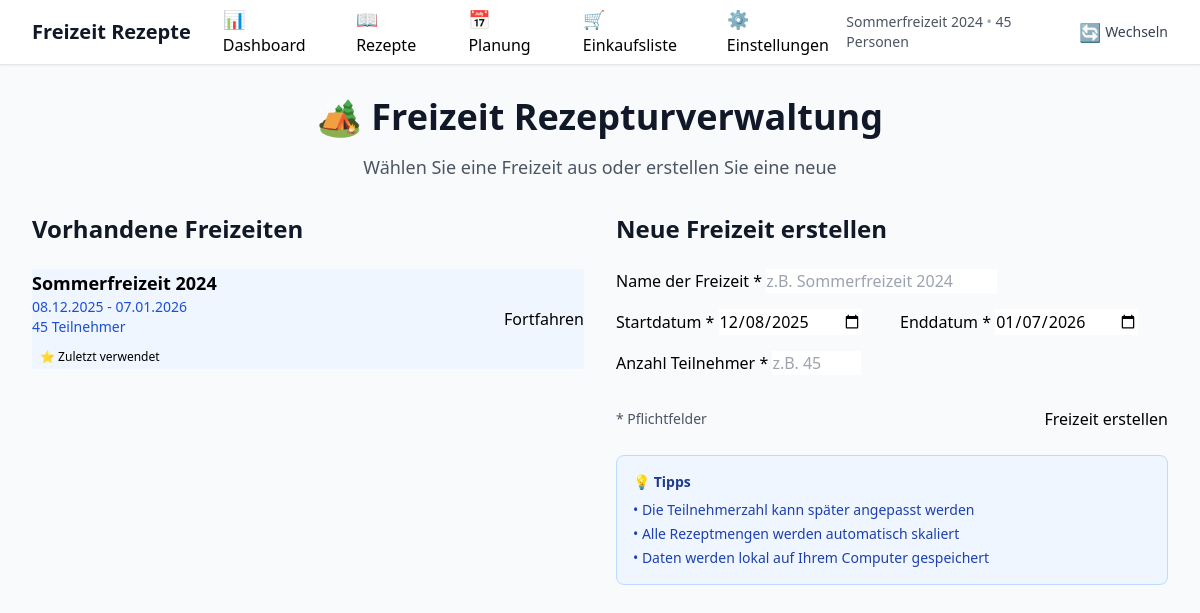
Screenshot of /select-camp with the database file from the repository.
### app/models.py (models this page shows)
class Camp(Base):
    __tablename__ = 'camps'
    id = Column(Integer, primary_key=True, index=True)
    name = Column(String(255), nullable=False)
    start_date = Column(DateTime, nullable=False)
    end_date = Column(DateTime, nullable=False)
    participant_count = Column(Integer, nullable=False)
    created_at = Column(DateTime, default=datetime.utcnow)
    updated_at = Column(DateTime, default=datetime.utcnow, onupdate=datetime.utcnow)
    last_accessed = Column(DateTime, default=datetime.utcnow)
    meal_plans = relationship("MealPlan", back_populates="camp", cascade="all, delete-orphan")

### app/main.py (the view)
@app.get("/select-camp", response_class=HTMLResponse)
async def select_camp(context = Depends(get_template_context)):
    camps = crud.get_camps(context["db"])
    last_selected_id = crud.get_setting_value(context["db"], "last_selected_camp_id")
    last_selected_camp = None
    if last_selected_id:
        try:
            last_selected_camp = crud.get_camp(context["db"], int(last_selected_id))
        except (ValueError, TypeError):
            pass
    return templates.TemplateResponse("camp_select.html", {
        **context,
        "camps": camps,
        "last_selected_camp": last_selected_camp
    })

### app/templates/camp_select.html (shortened to what this page needs)
{% extends "base.html" %}
{% block content %}
<div class="max-w-6xl mx-auto">
    <div class="text-center mb-8">
        <h1 class="text-4xl font-bold text-gray-900 mb-4">🏕️ Freizeit Rezepturverwaltung</h1>
        <p class="text-lg text-gray-600">Wählen Sie eine Freizeit aus oder erstellen Sie eine neue</p>
    </div>
    <div class="grid grid-cols-1 lg:grid-cols-2 gap-8">
        <div class="space-y-6">
            <h2 class="text-2xl font-semibold text-gray-900">Vorhandene Freizeiten</h2>
            {% if last_selected_camp %}
            <div class="card border-primary-200 bg-primary-50">
                <div class="flex items-center justify-between">
                    <div>
                        <h3 class="text-lg font-semibold text-primary-900">{{ last_selected_camp.name }}</h3>
                        <p class="text-sm text-primary-700">
                            {{ last_selected_camp.start_date.strftime('%d.%m.%Y') }} - {{ last_selected_camp.end_date.strftime('%d.%m.%Y') }}
                        </p>
                        <p class="text-sm text-primary-700">{{ last_selected_camp.participant_count }} Teilnehmer</p>
                        <span class="inline-flex items-center px-2 py-1 rounded-full text-xs font-medium bg-primary-100 text-primary-800 mt-2">
                            ⭐ Zuletzt verwendet
                        </span>
                    </div>
                    <div class="flex flex-col space-y-2">
                        <form method="post" action="/api/camps/{{ last_selected_camp.id }}/select">
                            <button type="submit" class="btn btn-primary">
                                Fortfahren
                            </button>
                        </form>
                    </div>
                </div>
            </div>
            {% endif %}
        </div>
        <div class="space-y-6">
            <h2 class="text-2xl font-semibold text-gray-900">Neue Freizeit erstellen</h2>
            <div class="card">
                <form
                    action="/api/camps"
                    method="post"
                    class="space-y-4"
                >
                    <div class="form-group">
                        <label for="name" class="form-label">Name der Freizeit *</label>
                        <input
                            type="text"
                            id="name"
                            name="name"
                            required
                            class="form-input"
                            placeholder="z.B. Sommerfreizeit 2024"
                        >
                    </div>
                    <div class="grid grid-cols-1 md:grid-cols-2 gap-4">
                        <div class="form-group">
                            <label for="start_date" class="form-label">Startdatum *</label>
                            <input
                                type="date"
                                id="start_date"
                                name="start_date"
                                required
                                class="form-input"
                            >
                        </div>
                        <div class="form-group">
                            <label for="end_date" class="form-label">Enddatum *</label>
                            <input
                                type="date"
                                id="end_date"
                                name="end_date"
                                required
                                class="form-input"
                            >
                        </div>
                    </div>
                    <div class="form-group">
                        <label for="participant_count" class="form-label">Anzahl Teilnehmer *</label>
                        <input
                            type="number"
                            id="participant_count"
                            name="participant_count"
                            required
                            min="1"
                            max="500"
                            class="form-input"
                            placeholder="z.B. 45"
                        >
                    </div>
                    <div class="flex items-center justify-between pt-4">
                        <div class="text-sm text-gray-600">
                            * Pflichtfelder
                        </div>
                        <button type="submit" class="btn btn-primary">
                            Freizeit erstellen
                        </button>
                    </div>
                </form>
            </div>
            <div class="bg-blue-50 border border-blue-200 rounded-lg p-4">
                <h3 class="text-sm font-semibold text-blue-900 mb-2">💡 Tipps</h3>
                <ul class="text-sm text-blue-800 space-y-1">
                    <li>• Die Teilnehmerzahl kann später angepasst werden</li>
                    <li>• Alle Rezeptmengen werden automatisch skaliert</li>
                    <li>• Daten werden lokal auf Ihrem Computer gespeichert</li>
                </ul>
            </div>
        </div>
    </div>
</div>
{% endblock %}

### app/templates/base.html (shortened to what this page needs)
<!DOCTYPE html>
<html lang="de">
<head>
    <script src="https://cdn.tailwindcss.com"></script>
    <link href="/static/css/custom.css" rel="stylesheet">
</head>
<body hx-ext="loading-states" class="bg-gray-50 min-h-screen">
    {% if current_camp %}
    <nav class="bg-white shadow-sm border-b">
        <div class="max-w-7xl mx-auto px-4 sm:px-6 lg:px-8">
            <div class="flex justify-between h-16">
                <div class="flex items-center space-x-8">
                    <div class="flex-shrink-0">
                        <h1 class="text-xl font-bold text-gray-900">Freizeit Rezepte</h1>
                    </div>
                    <div class="hidden md:flex space-x-8">
                        <a href="/dashboard" class="nav-link {% if request.url.path == '/dashboard' %}active{% endif %}">
                            <span class="text-lg">📊</span> Dashboard
                        </a>
                        <a href="/recipes" class="nav-link {% if '/recipes' in request.url.path %}active{% endif %}">
                            <span class="text-lg">📖</span> Rezepte
                        </a>
                        <a href="/meal-planning" class="nav-link {% if '/meal-planning' in request.url.path %}active{% endif %}">
                            <span class="text-lg">📅</span> Planung
                        </a>
                        <a href="/shopping-list" class="nav-link {% if '/shopping-list' in request.url.path %}active{% endif %}">
                            <span class="text-lg">🛒</span> Einkaufsliste
                        </a>
                        <a href="/settings" class="nav-link {% if '/settings' in request.url.path %}active{% endif %}">
                            <span class="text-lg">⚙️</span> Einstellungen
                        </a>
                    </div>
                </div>
                <div class="flex items-center space-x-4">
                    <div class="text-sm text-gray-600">
                        <span class="font-medium">{{ current_camp.name }}</span>
                        <span class="text-gray-400">•</span>
                        <span>{{ current_camp.participant_count }} Personen</span>
                    </div>
                    <div x-data="{ open: false }" class="relative">
                        <button @click="open = !open" class="flex items-center text-sm text-gray-700 hover:text-gray-900">
                            <span class="text-lg">🔄</span>
                            <span class="ml-1">Wechseln</span>
                        </button>
                    </div>
                </div>
            </div>
        </div>
    </nav>
    {% endif %}
    <main class="{% if current_camp %}max-w-7xl mx-auto px-4 sm:px-6 lg:px-8 py-8{% else %}min-h-screen flex items-center justify-center{% endif %}">
        {% block content %}{% endblock %}
    </main>
</body>
</html>

### app/static/css/custom.css (style rules this page uses)
.nav-link { @apply inline-flex items-center px-1 pt-1 text-sm font-medium text-gray-500 hover:text-gray-700 hover:border-gray-300 transition-colors duration-200; border-bottom: 2px solid transparent; }
.nav-link span { @apply mr-2; }
.card { @apply bg-white rounded-lg shadow-sm border border-gray-200 p-6; }
.btn { @apply inline-flex items-center px-4 py-2 border border-transparent text-sm font-medium rounded-md shadow-sm transition-colors duration-200 focus:outline-none focus:ring-2 focus:ring-offset-2; }
.btn-primary { @apply text-white bg-primary-600 hover:bg-primary-700 focus:ring-primary-500; }
.form-group { @apply mb-4; }
.form-label { @apply block text-sm font-medium text-gray-700 mb-1; }
.form-input { @apply mt-1 block w-full rounded-md border-gray-300 shadow-sm focus:border-primary-500 focus:ring-primary-500 sm:text-sm; }

### rows the page displays
Camp: name "Sommerfreizeit 2024", participant_count "45", start_date "08.12.2025", end_date "07.01.2026"
